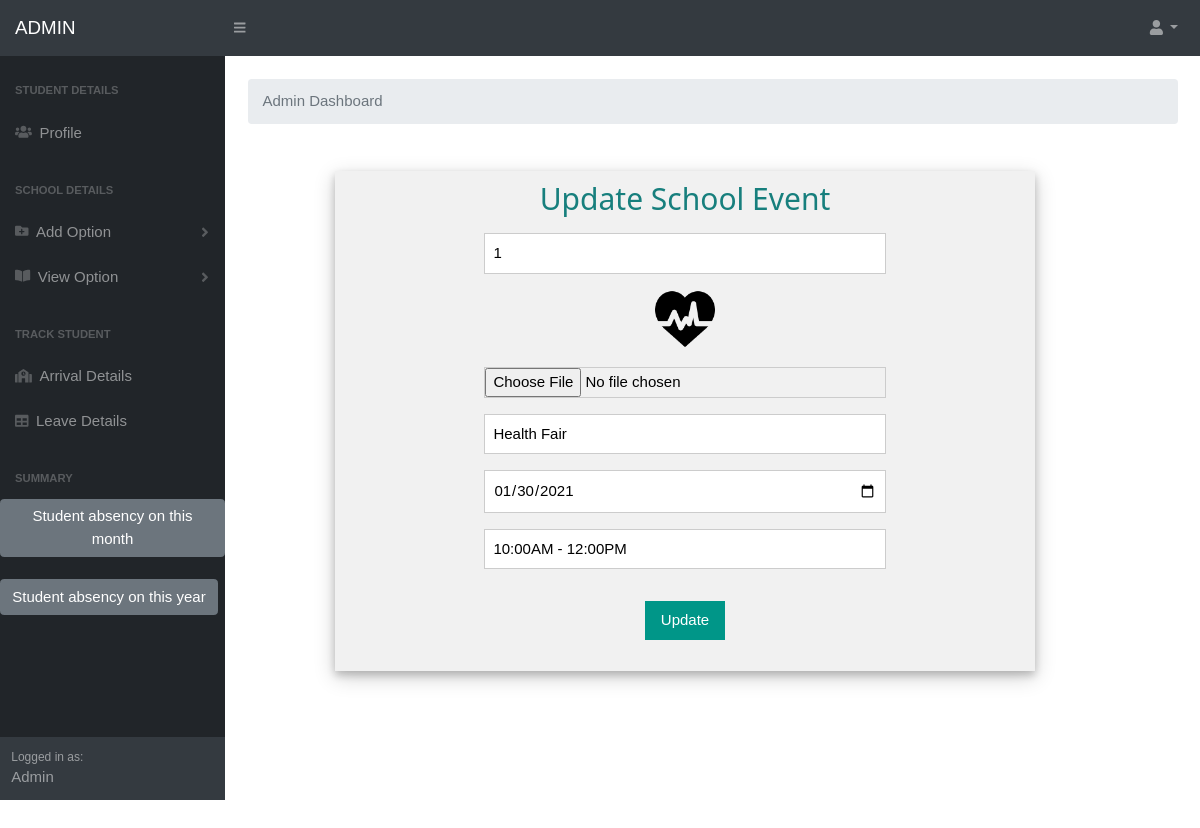
Screenshot of /updateevent.php?eventid=1 (signed in) with the database file from the repository.
### tables this page shows
CREATE TABLE `event` (
  `eventid` varchar(50) NOT NULL,
  `eimage` varchar(50) NOT NULL,
  `eventname` varchar(100) NOT NULL,
  `eventdate` varchar(15) NOT NULL,
  `eventtime` varchar(35) NOT NULL
);

### updateevent.php (the view, shortened to what this page needs)
<?php
include('connect.php');
 if(empty($_SESSION['aid']))
 {
	 echo "<script>window.location.href='adminlogin.php'</script>";
 }
 else
 {
    include('adminmenu.php');
	$eventid=$_GET['eventid'];
	$sel="select * from event where eventid='$eventid'";
	$res=$con->query($sel);
	$data=mysqli_fetch_array($res);
?>
      <link rel="stylesheet"href="styles.css" >
      <link rel="stylesheet" href="w.css">
      <link href="https://cdn.datatables.net/1.10.20/css/dataTables.bootstrap4.min.css" rel="stylesheet" />
<body>
<form method="post" id='myForm' novalidate="novalidate" enctype="multipart/form-data">
<center>
<br><br><br><br>
<table width='90%' border='0' align='center' style='position:absolute; top: 170px; right: -25px; '>
<tr align='center'>
<td>
<div class="w3-container w3-card-4 w3-light-grey w3-text-black " style='width:65%; margin-bottom:35px;' >
<h2 class="w3-center" style='color:#177F7D'>Update School Event</h2>
<div class="w3-row w3-section " style='width:60%;'>
    <div class="w3-rest">
      <input class="w3-input w3-border" name='eventid' type="text" value="<?php echo $data['eventid'] ?>" placeholder="Enter Event ID" required>
    </div>
</div>
<div class="w3-row w3-section w3-center" style='width:60%'>
    <div class="w3-rest">
	<img src="images/<?php echo $data['eimage'] ?>" width='60px'>
    <br>
    <br>
      <input type='file' name='eimage' class='w3-border' style='width:100%'>
    </div>
</div>
<div class="w3-row w3-section w3-center" style='width:60%'>
    <div class="w3-rest">
      <input class="w3-input w3-border" name="eventname" type="text" value="<?php echo $data['eventname'] ?>" placeholder="Enter Event Name">
    </div>
</div>
<div class="w3-row w3-section " style='width:60%;'>
    <div class="w3-rest">
      <input class="w3-input w3-border" name="eventdate" type="date" value="<?php echo $data['eventdate'] ?>" placeholder="Enter Event Date" required>
    </div>
</div>
<div class="w3-row w3-section w3-center" style='width:60%'>
    <div class="w3-rest">
      <input class="w3-input w3-border" name="eventtime" type="text" value="<?php echo $data['eventtime'] ?>" placeholder="Enter Event Time">
    </div>
</div>
<p class="w3-center">
<input type='submit' class="w3-button w3-section w3-teal w3-ripple" value='Update' name='update'>
</p>
</center>
</form>
</body>
</html>
<?php
 }
?>

### w.css (style rules this page uses)
html { box-sizing:border-box }
*,*:before,*:after { box-sizing:inherit }
html { -ms-text-size-adjust:100%;-webkit-text-size-adjust:100% }
body { margin:0 }
img { border-style:none }
button,input,select,textarea { font:inherit;margin:0 }
button,input { overflow:visible }
button,html [type=button],[type=reset],[type=submit] { -webkit-appearance:button }
html,body { font-family:Verdana,sans-serif;font-size:15px;line-height:1.5 }
html { overflow-x:hidden }
h1,h2,h3,h4,h5,h6,.w3-slim,.w3-wide { font-family:"Segoe UI",Arial,sans-serif }
h2 { font-size:30px }
h1,h2,h3,h4,h5,h6 { font-weight:400;margin:10px 0 }
img { margin-bottom:-5px }
.w3-btn,.w3-btn-block,.w3-button { border:none;display:inline-block;outline:0;padding:6px 16px;vertical-align:middle;overflow:hidden;text-decoration:none!important;color:#fff;background-color:#000;text-align:center;cursor:pointer;white-space:nowrap }
.w3-button { color:#000;background-color:#f1f1f1;padding:8px 16px }
.w3-btn,.w3-btn-floating,.w3-btn-floating-large,.w3-closenav,.w3-opennav,.w3-btn-block,.w3-button { -webkit-touch-callout:none;-webkit-user-select:none;-khtml-user-select:none;-moz-user-select:none;-ms-user-select:none;user-select:none }
.w3-ripple { -webkit-transition:opacity 0s;transition:opacity 0s }
.w3-input { padding:8px;display:block;border:none;border-bottom:1px solid #808080;width:100% }
.w3-container:after,.w3-container:before,.w3-panel:after,.w3-panel:before,.w3-row:after,.w3-row:before,.w3-row-padding:after,.w3-row-padding:before,.w3-cell-row:before,.w3-cell-row:after, .w3-topnav:after,.w3-topnav:before,.w3-clear:after,.w3-clear:before,.w3-btn-group:before,.w3-btn-group:after,.w3-btn-bar:before,.w3-btn-bar:after,.w3-bar:before,.w3-bar:after { content:"";display:table;clear:both }
.w3-rest { overflow:hidden }
.w3-center { text-align:center!important }
.w3-border { border:1px solid #ccc!important }
.w3-section { margin-top:16px!important;margin-bottom:16px!important }
.w3-container { padding:0.01em 16px }
.w3-card-4,.w3-hover-shadow:hover { box-shadow:0 4px 8px 0 rgba(0,0,0,0.2),0 6px 20px 0 rgba(0,0,0,0.19)!important }
.w3-teal,.w3-hover-teal:hover { color:#fff!important;background-color:#009688!important }
.w3-light-grey,.w3-hover-light-grey:hover,.w3-light-gray,.w3-hover-light-gray:hover { color:#000!important;background-color:#f1f1f1!important }
.w3-text-black,.w3-hover-text-black:hover { color:#000!important }

### rows the page displays
event: eventid "1", eimage (picture), eventname "Health Fair", eventdate "01/30/2021", eventtime "10:00AM - 12:00PM"
